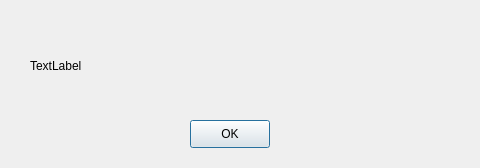
<ui version="4.0" >
 <class>Dialog</class>
 <widget class="QDialog" name="Dialog" >
  <property name="geometry" >
   <rect>
    <x>0</x>
    <y>0</y>
    <width>480</width>
    <height>168</height>
   </rect>
  </property>
  <property name="windowTitle" >
   <string>Dialog</string>
  </property>
  <widget class="QLabel" name="komunikat" >
   <property name="geometry" >
    <rect>
     <x>30</x>
     <y>30</y>
     <width>561</width>
     <height>71</height>
    </rect>
   </property>
   <property name="text" >
    <string>TextLabel</string>
   </property>
  </widget>
  <widget class="QPushButton" name="buttonOK" >
   <property name="geometry" >
    <rect>
     <x>190</x>
     <y>120</y>
     <width>80</width>
     <height>28</height>
    </rect>
   </property>
   <property name="text" >
    <string>OK</string>
   </property>
  </widget>
 </widget>
 <resources/>
 <connections/>
</ui>
